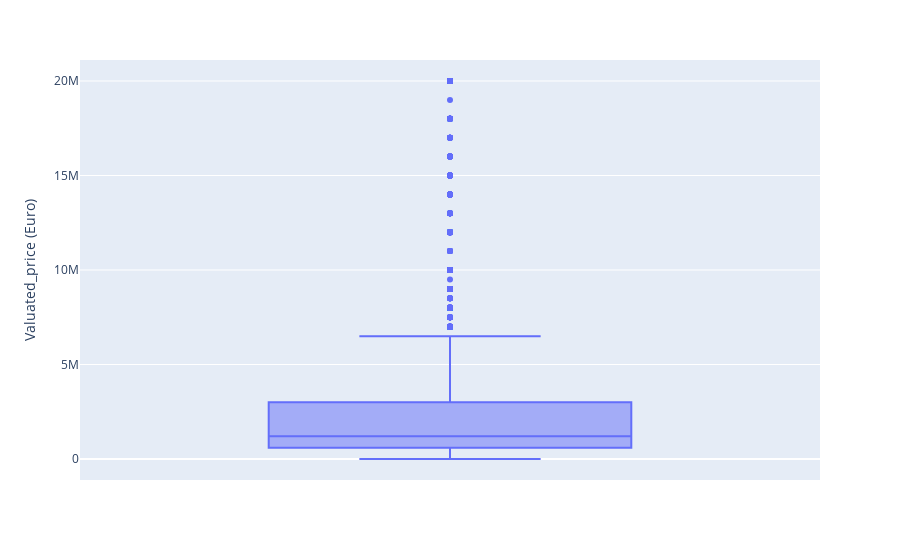

The code cell stored with this chart in its notebook:
### Code cell
fig = px.box(df, y = 'Valuated_price (Euro)')
fig.show()

### Figure 1 — Plotly figure (JSON) as saved in the notebook; plotly's stock layout.template omitted (floating-point values rounded to 4 significant figures; data arrays with more than 128 entries replaced by an {"elided": "..."} marker saying what was removed)
{"data": [{"alignmentgroup": "True", "hovertemplate": "Valuated_price (Euro)=%{y}<extra></extra>", "legendgroup": "", "marker": {"color": "#636efa"}, "name": "", "notched": false, "offsetgroup": "", "orientation": "v", "showlegend": false, "type": "box", "x0": " ", "xaxis": "x", "y": {"elided": "6419 int values"}, "y0": " ", "yaxis": "y"}], "layout": {"boxmode": "group", "legend": {"tracegroupgap": 0}, "margin": {"t": 60}, "xaxis": {"anchor": "y", "domain": [0, 1]}, "yaxis": {"anchor": "x", "domain": [0, 1], "title": {"text": "Valuated_price (Euro)"}}}}
